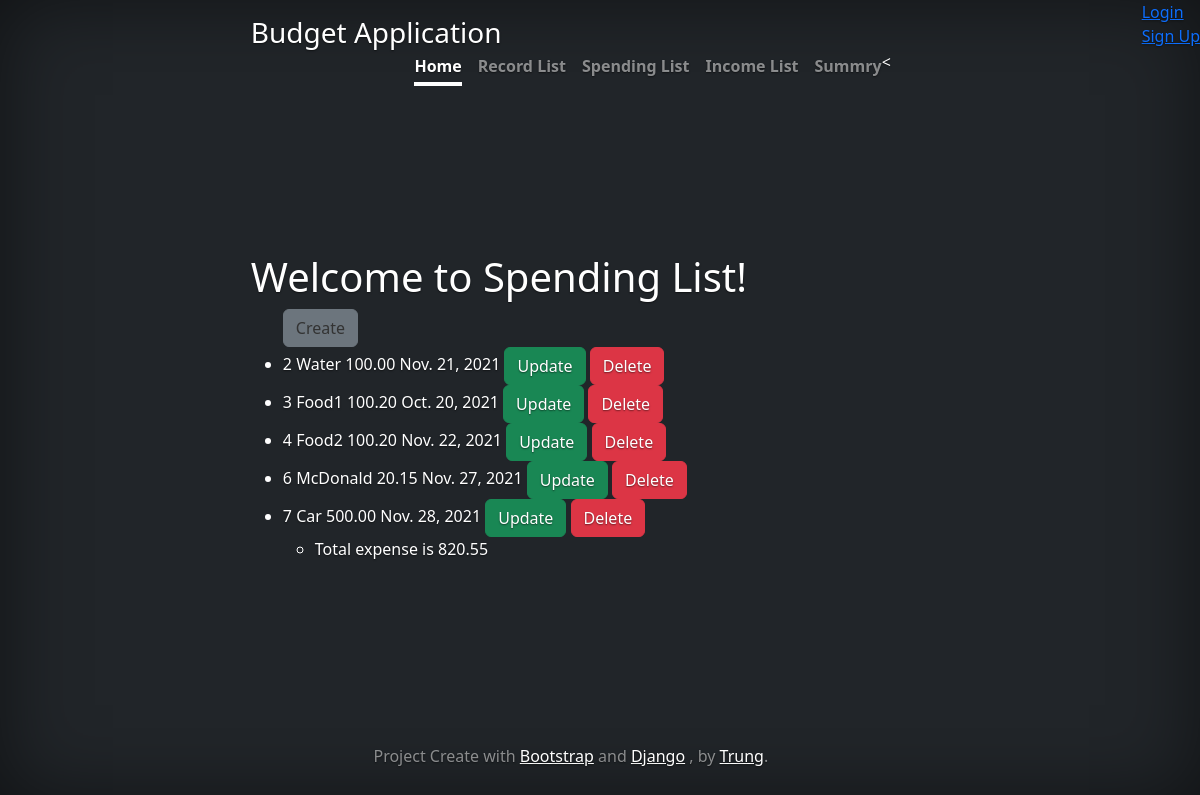
The app's page /budget/spending/list/, older data.
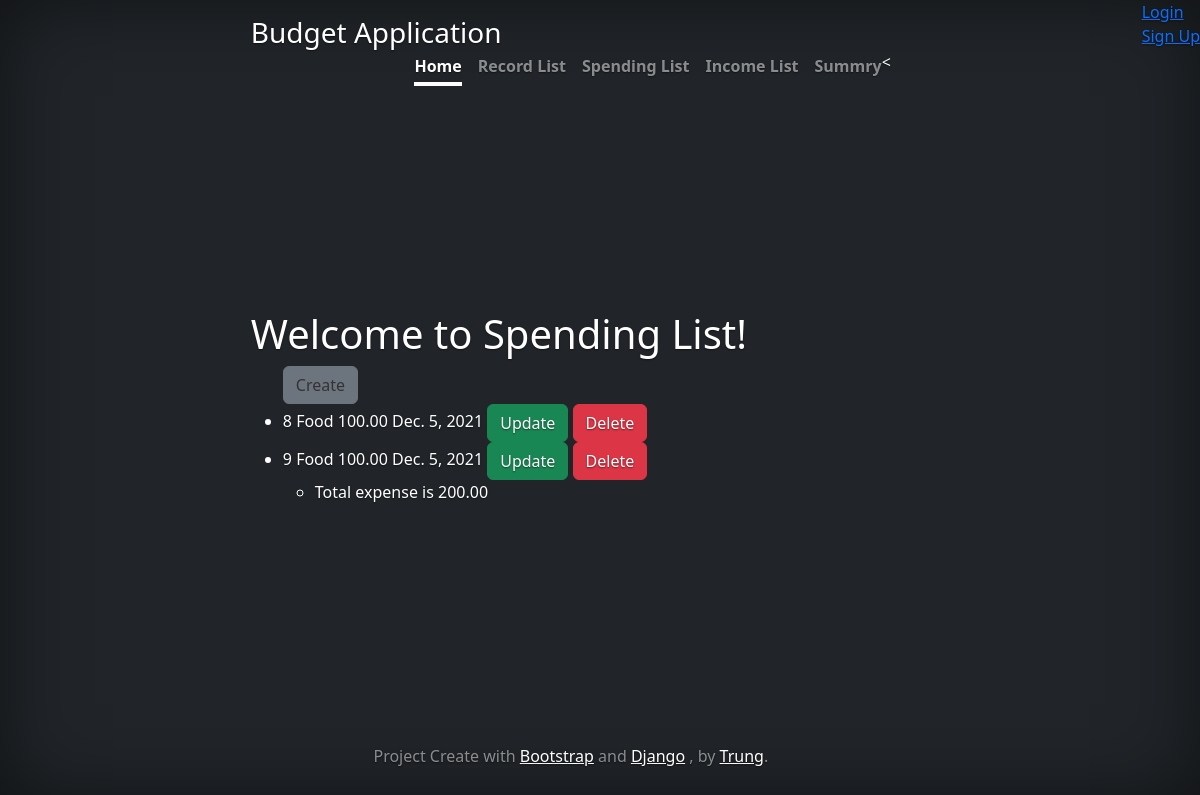
The same page, newer data.
### budget/models.py (models this page shows, shortened)
class Spending(models.Model):
    name = CharField(max_length=128)
    amount = DecimalField(max_digits=8,decimal_places=2)
    category = ForeignKey(Category,related_name='spending', null=True,on_delete=models.DO_NOTHING)
    date = DateField(default=datetime.date.today)# date field , default is today
    description = TextField()
    record = ForeignKey(Record,on_delete=models.CASCADE,null=True,related_name='spending')

### budget/views.py (the view)
# urls.py: path('budget/spending/list/',SpendingListView.as_view(), name='spending_list'),
class SpendingListView(ListView):
    template_name = "spendings/list.html"
    model = Spending
    def get_context_data(self,**kwargs):
        context=super().get_context_data(**kwargs)
        context['expenses'] = Spending.objects.all() # get a query of all expenses
        total_expenses = context['expenses'].aggregate(Sum('amount'))  #sum
        context['total_expenses'] = total_expenses
        return context

### budget/templates/spendings/list.html
{% extends "base.html" %}
{% block content %}
  <h1>Welcome to Spending List!</h1>
  <ul>
    <a class="btn btn-secondary" href="{% url 'spending_create' %}" role="button">Create</a>
    {% for expense in expenses %}
      <li>
        {{ expense.pk }}
        {{ expense.name }}
        {{ expense.amount }}
        {{ expense.date }}
        <a class="btn btn-success" href="{% url 'spending_update' expense.pk %}" role="button"> Update</a>
        <a class="btn btn-danger" href="{% url 'spending_delete' expense.pk %}" role="button"> Delete</a>
      </li>
    {% endfor %}
      <ul>
        <li>Total expense is {{ total_expenses.amount__sum|floatformat:2 }}</li>
      </ul>
  </ul>
{% endblock %}

Row changes from the older to the newer data that the page shows:
removed Spending: pk "2", name "Water", amount "100.00", date "Nov. 21, 2021"
removed Spending: pk "3", name "Food1", amount "100.20", date "Oct. 20, 2021"
removed Spending: pk "4", name "Food2", amount "100.20", date "Nov. 22, 2021"
removed Spending: pk "6", name "McDonald", amount "20.15", date "Nov. 27, 2021"
removed Spending: pk "7", name "Car", amount "500.00", date "Nov. 28, 2021"
added Spending: pk "8", name "Food", amount "100.00", date "Dec. 5, 2021"
added Spending: pk "9", name "Food", amount "100.00", date "Dec. 5, 2021"
Text that changed along with them:
{{ total_expenses.amount__sum|floatformat:2 }}: "820.55" → "200.00"
